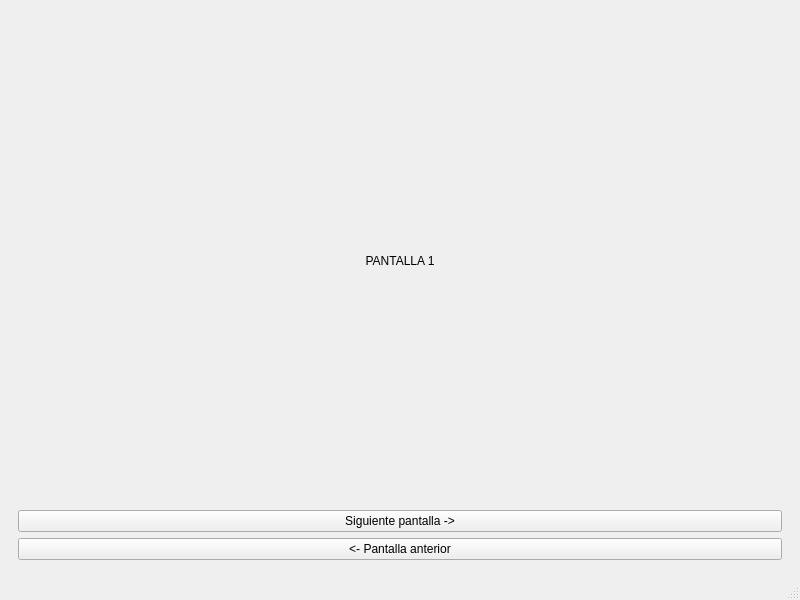
<?xml version="1.0" encoding="UTF-8"?>
<ui version="4.0">
 <class>PantallaNavegacion</class>
 <widget class="QMainWindow" name="PantallaNavegacion">
  <property name="geometry">
   <rect>
    <x>0</x>
    <y>0</y>
    <width>800</width>
    <height>600</height>
   </rect>
  </property>
  <property name="windowTitle">
   <string>Navegacion</string>
  </property>
  <widget class="QWidget" name="centralwidget">
   <layout class="QVBoxLayout" name="verticalLayout">
    <item>
     <widget class="QStackedWidget" name="Mazo">
      <widget class="QWidget" name="page">
       <layout class="QVBoxLayout" name="verticalLayout_2">
        <item>
         <widget class="QLabel" name="label">
          <property name="text">
           <string>PANTALLA 1</string>
          </property>
          <property name="alignment">
           <set>Qt::AlignmentFlag::AlignCenter</set>
          </property>
         </widget>
        </item>
        <item>
         <widget class="QPushButton" name="sig">
          <property name="layoutDirection">
           <enum>Qt::LayoutDirection::LeftToRight</enum>
          </property>
          <property name="text">
           <string>Siguiente pantalla -&gt;</string>
          </property>
         </widget>
        </item>
        <item>
         <widget class="QPushButton" name="ant">
          <property name="text">
           <string>&lt;- Pantalla anterior</string>
          </property>
         </widget>
        </item>
       </layout>
      </widget>
      <widget class="QWidget" name="page_2">
       <layout class="QVBoxLayout" name="verticalLayout_3">
        <item>
         <widget class="QLabel" name="label_2">
          <property name="text">
           <string>PANTALLA 2</string>
          </property>
          <property name="alignment">
           <set>Qt::AlignmentFlag::AlignCenter</set>
          </property>
         </widget>
        </item>
        <item>
         <widget class="QPushButton" name="sig2">
          <property name="text">
           <string>Siguiente pantalla -&gt;</string>
          </property>
         </widget>
        </item>
        <item>
         <widget class="QPushButton" name="ant2">
          <property name="text">
           <string>&lt;- Pantalla anterior</string>
          </property>
         </widget>
        </item>
       </layout>
      </widget>
     </widget>
    </item>
   </layout>
  </widget>
  <widget class="QMenuBar" name="menubar">
   <property name="geometry">
    <rect>
     <x>0</x>
     <y>0</y>
     <width>800</width>
     <height>33</height>
    </rect>
   </property>
  </widget>
  <widget class="QStatusBar" name="statusbar"/>
 </widget>
 <resources/>
 <connections/>
</ui>
